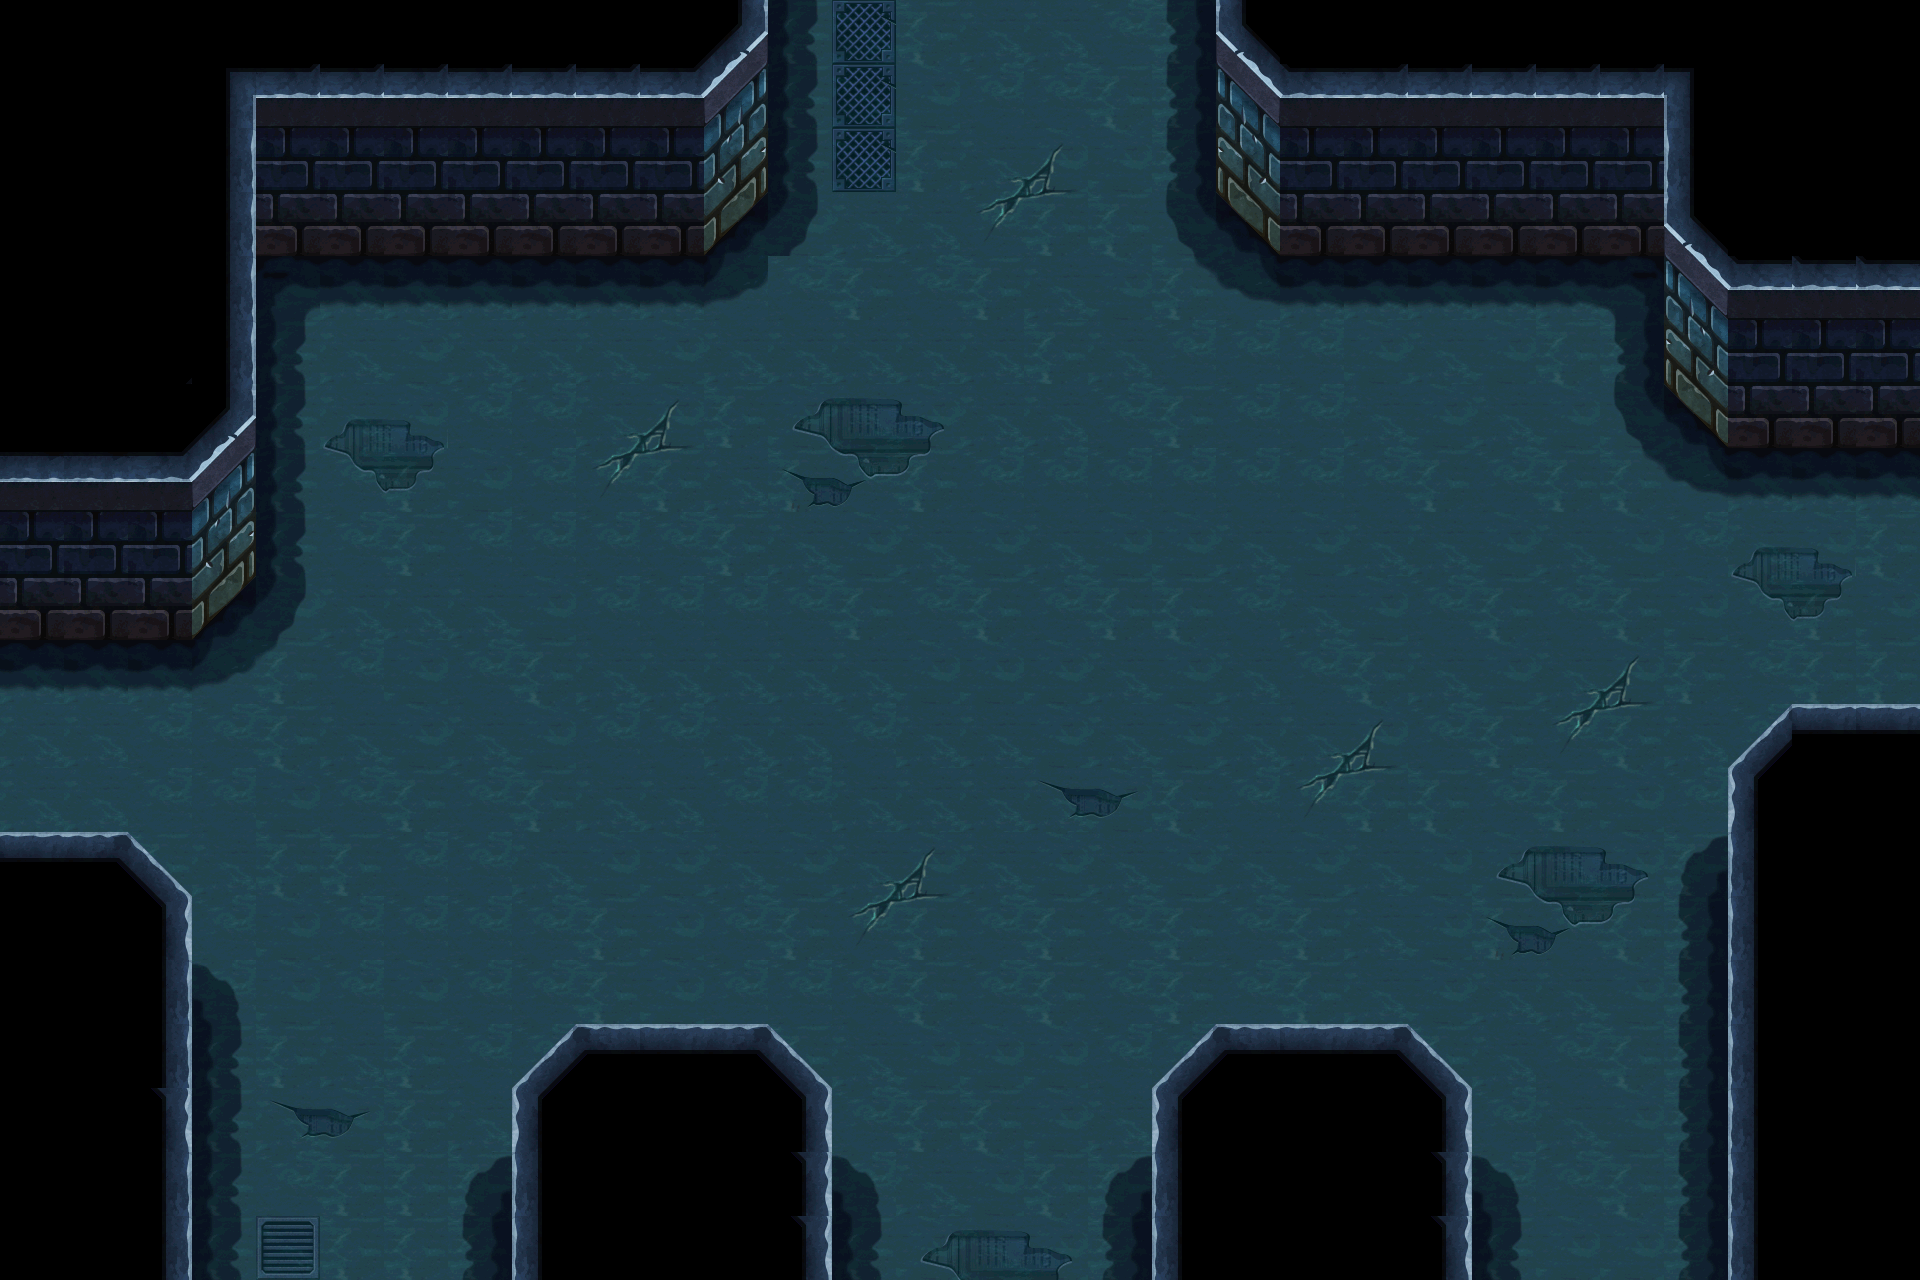

Rendered tile map (Tiled .tmx) drawn with the repository's tilesets; below, a short description and the map source with its tile grids summarised:
An orthogonal 30x20 tile map with 64x64 px tiles, 1 tile layer (background), 33 tilesets and 84 objects (16x collide, 13x collide_bullet).

<map version="1.0" orientation="orthogonal" width="30" height="20" tilewidth="64" tileheight="64">
 <tileset firstgid="1" name="bg04" tilewidth="64" tileheight="64">
  <image source="bg04.png" width="512" height="512" />
 </tileset>
 <tileset firstgid="65" name="jianzhu4_shuiguan02" tilewidth="87" tileheight="171">
  <image source="jianzhu4_shuiguan02.png" width="87" height="171" />
 </tileset>
 <tileset firstgid="66" name="jianzhu4_shuiguan01" tilewidth="113" tileheight="223">
  <image source="jianzhu4_shuiguan01.png" width="113" height="223" />
 </tileset>
 <tileset firstgid="67" name="jianzhu4_shuiguan03" tilewidth="73" tileheight="166">
  <image source="jianzhu4_shuiguan03.png" width="73" height="166" />
 </tileset>
 <tileset firstgid="68" name="jianzhu4_shuiguan03_2" tilewidth="58" tileheight="128">
  <image source="jianzhu4_shuiguan03_2.png" width="58" height="128" />
 </tileset>
 <tileset firstgid="69" name="jianzhu4_shuiguan05_3" tilewidth="320" tileheight="79">
  <image source="jianzhu4_shuiguan05_3.png" width="320" height="79" />
 </tileset>
 <tileset firstgid="70" name="jianzhu4_shuiguan08" tilewidth="80" tileheight="320">
  <image source="jianzhu4_shuiguan08.png" width="80" height="320" />
 </tileset>
 <tileset firstgid="71" name="jianzhu4_shuiguan05_4" tilewidth="80" tileheight="320">
  <image source="jianzhu4_shuiguan05_4.png" width="80" height="320" />
 </tileset>
 <tileset firstgid="72" name="jianzhu4_shuiguan05" tilewidth="94" tileheight="95">
  <image source="jianzhu4_shuiguan05.png" width="94" height="95" />
 </tileset>
 <tileset firstgid="73" name="jianzhu4_shuiguan07" tilewidth="94" tileheight="95">
  <image source="jianzhu4_shuiguan07.png" width="94" height="95" />
 </tileset>
 <tileset firstgid="74" name="jianzhu4_shuiguan05_2" tilewidth="120" tileheight="115">
  <image source="jianzhu4_shuiguan05_2.png" width="120" height="115" />
 </tileset>
 <tileset firstgid="75" name="jianzhu4_shuiguan06" tilewidth="120" tileheight="115">
  <image source="jianzhu4_shuiguan06.png" width="120" height="115" />
 </tileset>
 <tileset firstgid="76" name="jianzhu4_tizi" tilewidth="65" tileheight="203">
  <image source="jianzhu4_tizi.png" width="65" height="203" />
 </tileset>
 <tileset firstgid="77" name="jianzhu4_yinying" tilewidth="192" tileheight="101">
  <image source="jianzhu4_yinying.png" width="192" height="101" />
 </tileset>
 <tileset firstgid="78" name="jianzhu4_men02" tilewidth="300" tileheight="153">
  <image source="jianzhu4_men02.png" width="300" height="153" />
 </tileset>
 <tileset firstgid="79" name="jianzhu4_men01" tilewidth="300" tileheight="153">
  <image source="jianzhu4_men01.png" width="300" height="153" />
 </tileset>
 <tileset firstgid="80" name="jianzhu4_xie02" tilewidth="234" tileheight="196">
  <image source="jianzhu4_xie02.png" width="234" height="196" />
 </tileset>
 <tileset firstgid="81" name="jianzhu4_xie04" tilewidth="192" tileheight="132">
  <image source="jianzhu4_xie04.png" width="192" height="132" />
 </tileset>
 <tileset firstgid="82" name="jianzhu4_xie03" tilewidth="167" tileheight="297">
  <image source="jianzhu4_xie03.png" width="167" height="297" />
 </tileset>
 <tileset firstgid="83" name="jianzhu4_xie01" tilewidth="323" tileheight="116">
  <image source="jianzhu4_xie01.png" width="323" height="116" />
 </tileset>
 <tileset firstgid="84" name="jianzhu4_shuiguan09" tilewidth="64" tileheight="90">
  <image source="jianzhu4_shuiguan09.png" width="64" height="90" />
 </tileset>
 <tileset firstgid="85" name="jianzhu4_shuiguan10" tilewidth="83" tileheight="64">
  <image source="jianzhu4_shuiguan10.png" width="83" height="64" />
 </tileset>
 <tileset firstgid="86" name="jianzhu4_shuiguan11" tilewidth="83" tileheight="64">
  <image source="jianzhu4_shuiguan11.png" width="83" height="64" />
 </tileset>
 <tileset firstgid="87" name="jianzhu4_keng03" tilewidth="293" tileheight="139">
  <image source="jianzhu4_keng03.png" width="293" height="139" />
 </tileset>
 <tileset firstgid="88" name="jianzhu_xiangzi05" tilewidth="150" tileheight="170">
  <image source="jianzhu_xiangzi05.png" width="150" height="170" />
 </tileset>
 <tileset firstgid="89" name="jianzhu_xiangzi06" tilewidth="90" tileheight="113">
  <image source="jianzhu_xiangzi06.png" width="90" height="113" />
 </tileset>
 <tileset firstgid="90" name="jianzhu_xiangzi02" tilewidth="122" tileheight="126">
  <image source="jianzhu_xiangzi02.png" width="122" height="126" />
 </tileset>
 <tileset firstgid="91" name="jianzhu_xiangzi03" tilewidth="122" tileheight="76">
  <image source="jianzhu_xiangzi03.png" width="122" height="76" />
 </tileset>
 <tileset firstgid="92" name="jianzhu2_xiangzi0" tilewidth="192" tileheight="168">
  <image source="jianzhu2_xiangzi0.png" width="192" height="168" />
 </tileset>
 <tileset firstgid="93" name="jianzhu_xiangzi04" tilewidth="183" tileheight="126">
  <image source="jianzhu_xiangzi04.png" width="183" height="126" />
 </tileset>
 <tileset firstgid="94" name="jianzhu_xiangzi01" tilewidth="71" tileheight="80">
  <image source="jianzhu_xiangzi01.png" width="71" height="80" />
 </tileset>
 <tileset firstgid="95" name="jianzhu_xiangzi07" tilewidth="92" tileheight="112">
  <image source="jianzhu_xiangzi07.png" width="92" height="112" />
 </tileset>
 <tileset firstgid="96" name="jianzhu_qiang01" tilewidth="92" tileheight="54">
  <image source="jianzhu_qiang01.png" width="92" height="54" />
 </tileset>
 <layer name="background" width="30" height="20">
  <data>[600 cells, 600 non-empty, 61 distinct tile ids]</data>
 </layer>
 <objectgroup name="yingzi" width="30" height="20">
  <properties>
   <property name="filename" value="jianzhu4_yinying.png" />
   <property name="groundlayer" value="1" />
  </properties>
  <object gid="77" x="749" y="804">
   <properties>
    <property name="groundZ" value="1" />
   </properties>
  </object>
  <object gid="77" x="869" y="837">
   <properties>
    <property name="groundZ" value="1" />
   </properties>
  </object>
  <object gid="77" x="999" y="809">
   <properties>
    <property name="groundZ" value="1" />
   </properties>
  </object>
  <object gid="77" x="846" y="719">
   <properties>
    <property name="groundZ" value="1" />
   </properties>
  </object>
  <object gid="77" x="985" y="711">
   <properties>
    <property name="groundZ" value="1" />
   </properties>
  </object>
  <object gid="77" x="772" y="747">
   <properties>
    <property name="groundZ" value="1" />
   </properties>
  </object>
  <object gid="77" x="1481" y="356">
   <properties>
    <property name="groundZ" value="1" />
   </properties>
  </object>
  <object gid="77" x="1384" y="334">
   <properties>
    <property name="groundZ" value="1" />
   </properties>
  </object>
 </objectgroup>
 <objectgroup name="shuiguanover1" width="30" height="20">
  <properties>
   <property name="filename" value="jianzhu4_shuiguan03.png" />
   <property name="groundlayer" value="1" />
  </properties>
  <object gid="67" x="2257" y="566" />
 </objectgroup>
 <objectgroup name="shuiguanover2" width="30" height="20">
  <properties>
   <property name="filename" value="jianzhu4_shuiguan03.png" />
   <property name="groundlayer" value="1" />
  </properties>
  <object gid="68" x="2408" y="543" />
 </objectgroup>
 <objectgroup name="shuiguanoverheng" width="30" height="20">
  <properties>
   <property name="filename" value="jianzhu4_shuiguan05_3.png" />
   <property name="groundlayer" value="1" />
  </properties>
  <object gid="69" x="440" y="326">
   <properties>
    <property name="groundZ" value="1" />
   </properties>
  </object>
  <object gid="69" x="256" y="326">
   <properties>
    <property name="groundZ" value="1" />
   </properties>
  </object>
  <object gid="69" x="1771" y="704">
   <properties>
    <property name="groundZ" value="1" />
   </properties>
  </object>
 </objectgroup>
 <objectgroup name="shuiguanovershuleft" width="30" height="20">
  <properties>
   <property name="filename" value="jianzhu4_shuiguan08.png" />
   <property name="groundlayer" value="1" />
  </properties>
  <object gid="70" x="2284" y="909">
   <properties>
    <property name="groundZ" value="1" />
   </properties>
  </object>
 </objectgroup>
 <objectgroup name="shuiguanovershuright" width="30" height="20">
  <properties>
   <property name="filename" value="jianzhu4_shuiguan05_4.png" />
   <property name="groundlayer" value="1" />
  </properties>
  <object gid="71" x="773" y="231">
   <properties>
    <property name="groundZ" value="1" />
   </properties>
  </object>
  <object gid="71" x="1651" y="1060">
   <properties>
    <property name="groundZ" value="1" />
   </properties>
  </object>
  <object gid="71" x="1651" y="1379">
   <properties>
    <property name="groundZ" value="1" />
   </properties>
  </object>
 </objectgroup>
 <objectgroup name="guaiyouxia" width="30" height="20">
  <properties>
   <property name="filename" value="jianzhu4_shuiguan05.png" />
   <property name="groundlayer" value="1" />
  </properties>
  <object gid="72" x="760" y="326" />
 </objectgroup>
 <objectgroup name="guaizuoxia" width="30" height="20">
  <properties>
   <property name="filename" value="jianzhu4_shuiguan07.png" />
   <property name="groundlayer" value="1" />
  </properties>
  <object gid="73" x="2317" y="30" />
 </objectgroup>
 <objectgroup name="guaizuoshang" width="30" height="20">
  <properties>
   <property name="filename" value="jianzhu4_shuiguan05_2.png" />
   <property name="groundlayer" value="1" />
  </properties>
  <object gid="74" x="1652" y="740">
   <properties>
    <property name="groundZ" value="1" />
   </properties>
  </object>
 </objectgroup>
 <objectgroup name="guaiyoushang" width="30" height="20">
  <properties>
   <property name="filename" value="jianzhu4_shuiguan06.png" />
   <property name="groundlayer" value="1" />
  </properties>
  <object gid="75" x="2211" y="180">
   <properties>
    <property name="groundZ" value="1" />
   </properties>
  </object>
 </objectgroup>
 <objectgroup name="tizi" width="30" height="20">
  <properties>
   <property name="filename" value="jianzhu4_tizi.png" />
   <property name="groundlayer" value="1" />
  </properties>
  <object gid="76" x="2364" y="395">
   <properties>
    <property name="groundZ" value="2" />
   </properties>
  </object>
 </objectgroup>
 <objectgroup name="door1" width="30" height="20">
  <properties>
   <property name="filename" value="jianzhu4_men02.png" />
   <property name="groundlayer" value="1" />
  </properties>
  <object gid="78" x="1957" y="405" />
 </objectgroup>
 <objectgroup name="door2" width="30" height="20">
  <properties>
   <property name="filename" value="jianzhu4_men01.png" />
   <property name="groundlayer" value="1" />
  </properties>
  <object gid="79" x="1326" y="255">
   <properties>
    <property name="groundZ" value="1" />
   </properties>
  </object>
 </objectgroup>
 <objectgroup name="blood1" width="30" height="20">
  <properties>
   <property name="filename" value="jianzhu4_xie02.png" />
   <property name="groundlayer" value="1" />
  </properties>
  <object gid="80" x="283" y="1091" />
  <object gid="80" x="489" y="660" />
  <object gid="80" x="938" y="147" />
  <object gid="80" x="880" y="1093" />
 </objectgroup>
 <objectgroup name="blood2" width="30" height="20">
  <properties>
   <property name="filename" value="jianzhu4_xie04.png" />
   <property name="groundlayer" value="1" />
  </properties>
  <object gid="81" x="1308" y="722" />
 </objectgroup>
 <objectgroup name="blood3" width="30" height="20">
  <properties>
   <property name="filename" value="jianzhu4_xie03.png" />
   <property name="groundlayer" value="1" />
  </properties>
  <object gid="82" x="1480" y="1328" />
 </objectgroup>
 <objectgroup name="blood4" width="30" height="20">
  <properties>
   <property name="filename" value="jianzhu4_xie01.png" />
   <property name="groundlayer" value="1" />
  </properties>
  <object gid="83" x="-81" y="823" />
  <object gid="83" x="1650" y="595" />
 </objectgroup>
 <objectgroup name="jie1" width="30" height="20">
  <properties>
   <property name="filename" value="jianzhu4_shuiguan09.png" />
   <property name="groundlayer" value="1" />
  </properties>
  <object gid="84" x="645" y="326">
   <properties>
    <property name="groundZ" value="2" />
   </properties>
  </object>
  <object gid="84" x="1749" y="704">
   <properties>
    <property name="groundZ" value="2" />
   </properties>
  </object>
 </objectgroup>
 <objectgroup name="jie2" width="30" height="20">
  <properties>
   <property name="filename" value="jianzhu4_shuiguan10.png" />
   <property name="groundlayer" value="1" />
  </properties>
  <object gid="85" x="2128" y="169" />
 </objectgroup>
 <objectgroup name="jie3" width="30" height="20">
  <properties>
   <property name="filename" value="jianzhu4_shuiguan11.png" />
   <property name="groundlayer" value="1" />
  </properties>
  <object gid="86" x="766" y="137">
   <properties>
    <property name="groundZ" value="2" />
   </properties>
  </object>
  <object gid="86" x="1643" y="1091">
   <properties>
    <property name="groundZ" value="2" />
   </properties>
  </object>
  <object gid="86" x="1644" y="850">
   <properties>
    <property name="groundZ" value="2" />
   </properties>
  </object>
 </objectgroup>
 <objectgroup name="shuiguans" width="30" height="20">
  <properties>
   <property name="filename" value="jianzhu4_shuiguan02.png" />
   <property name="groundlayer" value="1" />
  </properties>
  <object gid="65" x="340" y="358">
   <properties>
    <property name="groundZ" value="5" />
   </properties>
  </object>
  <object gid="65" x="1731" y="241" />
 </objectgroup>
 <objectgroup name="shuiguanb" width="30" height="20">
  <properties>
   <property name="filename" value="jianzhu4_shuiguan01.png" />
   <property name="groundlayer" value="1" />
  </properties>
  <object gid="66" x="482" y="358">
   <properties>
    <property name="groundZ" value="5" />
   </properties>
  </object>
  <object gid="66" x="9" y="709" />
 </objectgroup>
 <objectgroup name="keng" width="30" height="20">
  <properties>
   <property name="filename" value="jianzhu4_keng03.png" />
   <property name="groundlayer" value="1" />
  </properties>
  <object gid="87" x="429" y="858" />
  <object gid="87" x="1068" y="518" />
 </objectgroup>
 <objectgroup name="blackboxs" width="30" height="20">
  <properties>
   <property name="filename" value="jianzhu_xiangzi06.png" />
   <property name="groundlayer" value="1" />
  </properties>
  <object gid="89" x="945" y="703">
   <properties>
    <property name="groundZ" value="2" />
   </properties>
  </object>
 </objectgroup>
 <objectgroup name="blackboxb" width="30" height="20">
  <properties>
   <property name="filename" value="jianzhu_xiangzi05.png" />
   <property name="groundlayer" value="1" />
  </properties>
  <object gid="88" x="805" y="758">
   <properties>
    <property name="groundZ" value="3" />
   </properties>
  </object>
 </objectgroup>
 <objectgroup name="greenboxb" width="30" height="20">
  <properties>
   <property name="filename" value="jianzhu_xiangzi02.png" />
   <property name="groundlayer" value="1" />
  </properties>
  <object gid="90" x="1531" y="321">
   <properties>
    <property name="groundZ" value="3" />
   </properties>
  </object>
 </objectgroup>
 <objectgroup name="greenboxs" width="30" height="20">
  <properties>
   <property name="filename" value="jianzhu_xiangzi03.png" />
   <property name="groundlayer" value="1" />
  </properties>
  <object gid="91" x="802" y="787">
   <properties>
    <property name="groundZ" value="4" />
   </properties>
  </object>
 </objectgroup>
 <objectgroup name="greenbox2" width="30" height="20">
  <properties>
   <property name="filename" value="jianzhu2_xiangzi0.png" />
   <property name="groundlayer" value="1" />
  </properties>
  <object gid="92" x="1008" y="773">
   <properties>
    <property name="groundZ" value="3" />
   </properties>
  </object>
 </objectgroup>
 <objectgroup name="mutoub" width="30" height="20">
  <properties>
   <property name="filename" value="jianzhu_xiangzi04.png" />
   <property name="groundlayer" value="1" />
  </properties>
  <object gid="93" x="931" y="801">
   <properties>
    <property name="groundZ" value="5" />
   </properties>
  </object>
 </objectgroup>
 <objectgroup name="mutous" width="30" height="20">
  <properties>
   <property name="filename" value="jianzhu_xiangzi01.png" />
   <property name="groundlayer" value="1" />
  </properties>
  <object gid="94" x="1457" y="319">
   <properties>
    <property name="groundZ" value="3" />
   </properties>
  </object>
 </objectgroup>
 <objectgroup name="qiangM16" width="30" height="20">
  <properties>
   <property name="filename" value="jianzhu_xiangzi07.png" />
   <property name="groundlayer" value="1" />
  </properties>
  <object gid="95" x="963" y="780">
   <properties>
    <property name="groundZ" value="10" />
   </properties>
  </object>
  <object gid="95" x="1571" y="296">
   <properties>
    <property name="groundZ" value="10" />
   </properties>
  </object>
 </objectgroup>
 <objectgroup name="qiangSVD" width="30" height="20">
  <properties>
   <property name="filename" value="jianzhu_qiang01.png" />
   <property name="groundlayer" value="1" />
  </properties>
  <object gid="96" x="833" y="651">
   <properties>
    <property name="groundZ" value="10" />
   </properties>
  </object>
  <object gid="96" x="1444" y="287">
   <properties>
    <property name="groundZ" value="10" />
   </properties>
  </object>
 </objectgroup>
 <objectgroup name="collide_people" width="30" height="20">
  <object type="collide" x="-208" y="314" width="329" height="393" />
  <object type="collide" x="-70" y="253" width="329" height="393" />
  <object type="collide" x="236" y="-32" width="358" height="390" />
  <object type="collide" x="518" y="-72" width="330" height="393" />
  <object type="collide" x="1211" y="-130" width="329" height="393" />
  <object type="collide" x="1444" y="-69" width="329" height="393" />
  <object type="collide" x="1661" y="62" width="329" height="393" />
  <object type="collide" x="1649" y="622" width="398" height="695" />
  <object type="collide" x="1148" y="1043" width="329" height="393" />
  <object type="collide" x="508" y="1043" width="329" height="393" />
  <object type="collide" x="-78" y="849" width="274" height="489" />
  <object type="collide" x="796" y="597" width="390" height="204" />
  <object type="collide" x="774" y="-400" width="469" height="393" />
  <object type="collide" x="1926" y="314" width="329" height="393" />
  <object type="collide" x="56" y="1290" width="1831" height="123" />
  <object type="collide" x="-336" y="540" width="329" height="393" />
 </objectgroup>
 <objectgroup name="collide_bullet" width="30" height="20">
  <object type="collide_bullet" x="-48" y="206" width="239" height="382" />
  <object type="collide_bullet" x="94" y="147" width="161" height="376" />
  <object type="collide_bullet" x="217" y="-137" width="487" height="373" />
  <object type="collide_bullet" x="609" y="-209" width="161" height="376" />
  <object type="collide_bullet" x="1218" y="-224" width="161" height="376" />
  <object type="collide_bullet" x="1284" y="-175" width="276" height="387" />
  <object type="collide_bullet" x="1536" y="-104" width="161" height="376" />
  <object type="collide_bullet" x="1667" y="-40" width="140" height="385" />
  <object type="collide_bullet" x="1729" y="25" width="249" height="373" />
  <object type="collide_bullet" x="1728" y="703" width="253" height="613" />
  <object type="collide_bullet" x="1153" y="1024" width="319" height="282" />
  <object type="collide_bullet" x="512" y="1021" width="317" height="299" />
  <object type="collide_bullet" x="-17" y="829" width="212" height="473" />
 </objectgroup>
</map>
